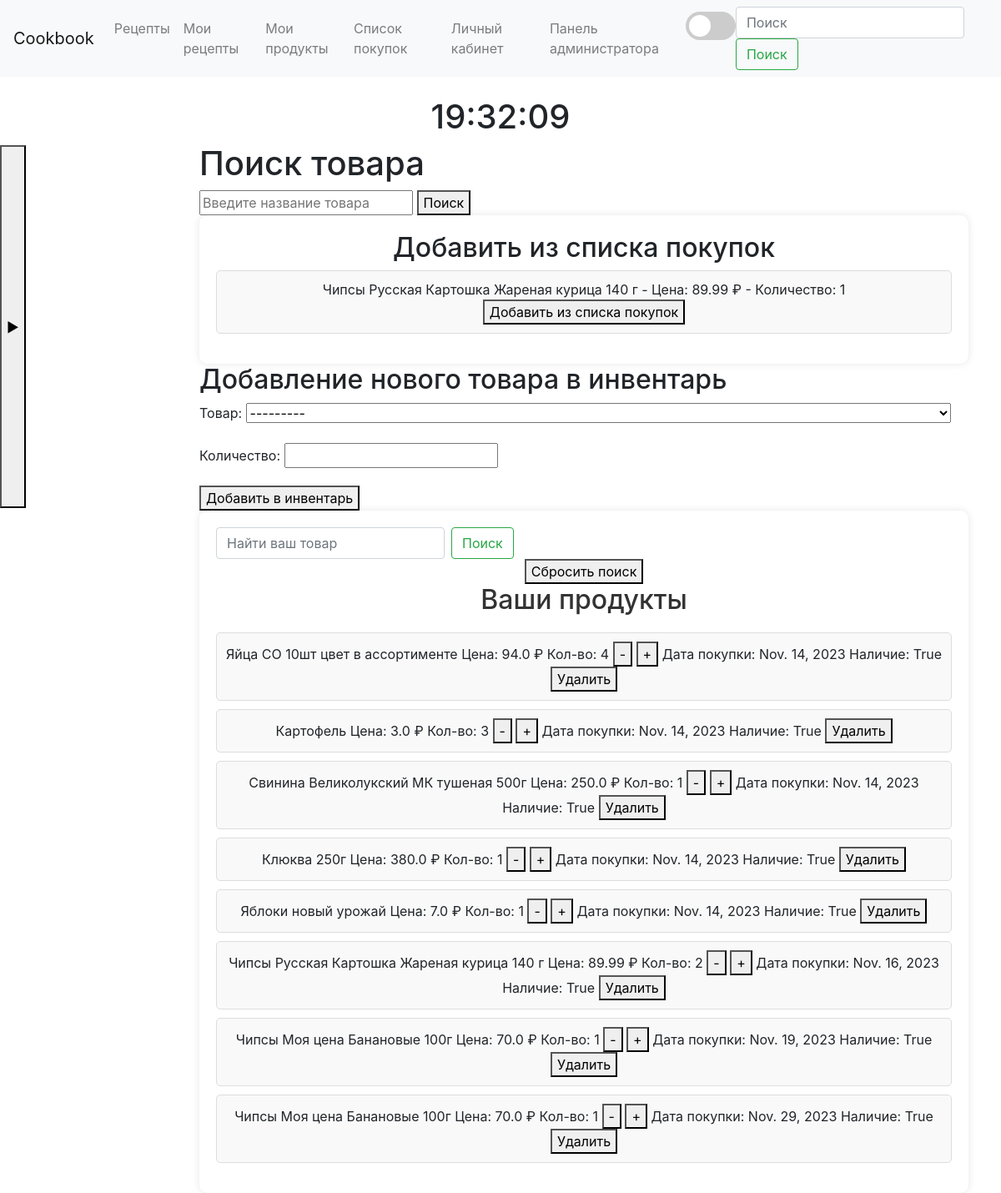
/products (signed in), run on an earlier commit of the app's database.
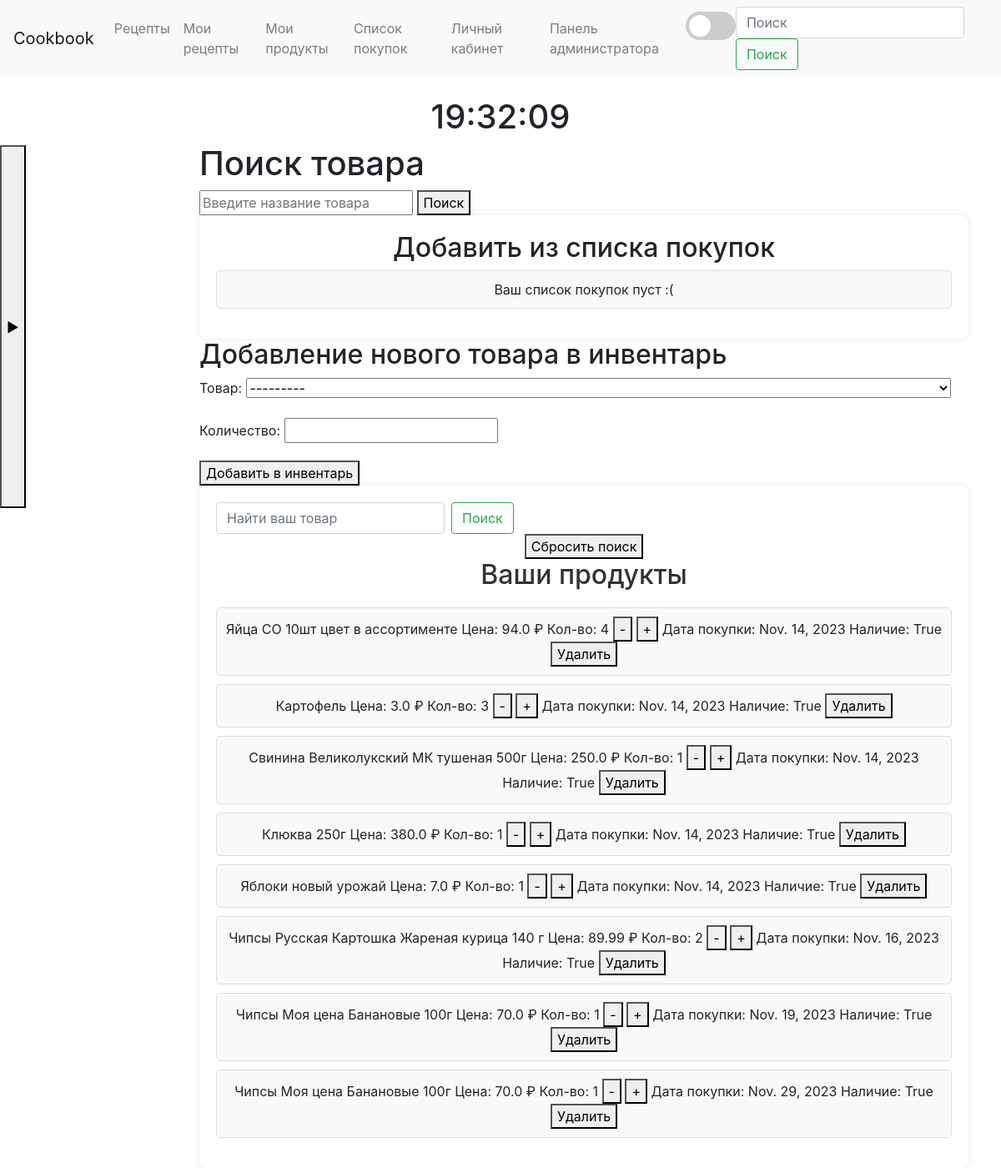
And on a later commit of the database.
### main/models.py (models this page shows)
class Shopping_list_item(models.Model):
    user = models.ForeignKey(User, null=True, on_delete=models.CASCADE)
    product = models.ForeignKey(Product, on_delete=models.CASCADE)
    quantity = models.IntegerField(null=True)

class Product(models.Model):
    name = models.CharField(max_length=200)
    price = models.FloatField(null=True)
    def __str__(self):
        return self.name

### main/views.py (the view)
# urls.py: path('products', views.products, name='products'),
def products(request):
    query = request.GET.get('q', '')
    inventory_query = request.GET.get('inventory_q', '')
    inventory_results = []
    results = []
    shop_list = Shopping_list_item.objects.filter(user=request.user)
    if query and request.method == 'GET':
        results = Product.objects.filter(name__icontains=query)
    if inventory_query and request.method == 'GET':
        inventory_results = InventoryItem.objects.filter(
            Q(product__name__icontains=inventory_query) &
            Q(user=request.user)
        )
    if request.method == 'POST':
        form = InventoryItemForm(request.POST)
        if form.is_valid():
            item = form.save(commit=False)
            item.user = request.user
            item.date_of_purchase = timezone.now()
            item.availability = True
            item.save()
            return redirect('products')
    else:
        form = InventoryItemForm()
    if not inventory_results:
        user_inventory = InventoryItem.objects.filter(user=request.user)
    else:
        user_inventory = inventory_results
    return render(request, 'main/products.html', {'form': form, 'user_inventory': user_inventory, 'results': results,
                                                  'query': query, 'inventory_results': inventory_results,
                                                  'shop_list':shop_list})

### main/forms.py
class InventoryItemForm(forms.ModelForm):
    class Meta:
        model = InventoryItem
        fields = ['product', 'quantity']

### main/templates/main/Products.html (shortened to what this page needs)
{% extends 'main/base.html' %}
{% block content %}
    <h1>Поиск товара</h1>
    <form method="get" action="{% url 'products' %}">
        <input type="text" name="q" value="{{ query }}" placeholder="Введите название товара">
        <button type="submit">Поиск</button>
    </form>
    <div class="custom-container">
        <h2>Добавить из списка покупок</h2>
                <ul class="custom-list">
            {% for item in shop_list %}
                <li class="custom-item">
                    {{ item.product.name }} - Цена: {{ item.product.price }} ₽ - Количество: {{ item.quantity }}
                    <form method="post" action="{% url 'remove_from_shopping_list_in_products' item.id %}">
                        <button type="submit">Добавить из списка покупок</button>
                    </form>
                </li>
            {% empty %}
                <li class="custom-item">Ваш список покупок пуст :(</li>
            {% endfor %}
        </ul>
    </div>
    <h2>Добавление нового товара в инвентарь</h2>
    <form method="post" action="{% url 'products' %}">
        <div class="form-group">
            <label for="{{ form.product.id_for_label }}">Товар:</label>
            {{ form.product }}
        </div>
        <div class="form-group">
            <label for="{{ form.quantity.id_for_label }}">Количество:</label>
            {{ form.quantity }}
        </div>
        <button type="submit">Добавить в инвентарь</button>
    </form>
    <div class="custom-container">
        <form class="form-inline ml-auto" method="GET" action="{% url 'products' %}">
            <input class="form-control mr-sm-2" type="search" name="inventory_q" placeholder="Найти ваш товар" aria-label="Search">
            <button class="btn btn-outline-success my-2 my-sm-0" type="submit">Поиск</button>
        </form>
        <a href="{% url 'products' %}">
            <button>Сбросить поиск</button>
        </a>
        <h2 class="custom-heading">Ваши продукты</h2>
        <ul class="custom-list">
            {% for item in user_inventory %}
                <li class="custom-item">
                    <span id="quantity_{{ item.product.id }}">{{ item.quantity }}</span>
                    <button onclick="decreaseQuantity({{ item.product.id }})">-</button>
                    <button onclick="increaseQuantity({{ item.product.id }})">+</button>
                    <button onclick="deleteProduct({{ item.product.id }})">Удалить</button>
                </li>
            {% empty %}
                <li class="custom-item">Ваш список продуктов пуст :(</li>
            {% endfor %}
        </ul>
    </div>
{% endblock %}

What changed in the data, as far as the page shows it:
removed Shopping_list_item: product.name "Чипсы Русская Картошка Жареная курица 140 г", product.price "89.99", quantity "1"
Also different on the page:
text now shown: "Ваш список покупок пуст :("
